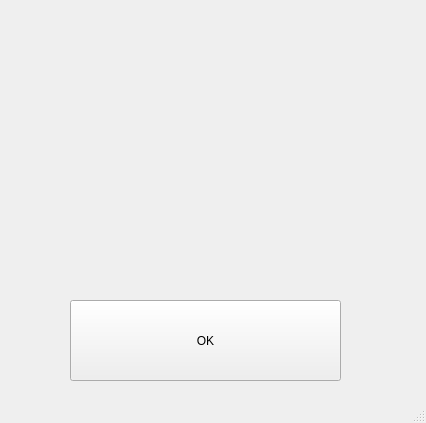
<?xml version="1.0" encoding="UTF-8"?>
<ui version="4.0">
 <class>MainWindow</class>
 <widget class="QMainWindow" name="MainWindow">
  <property name="geometry">
   <rect>
    <x>0</x>
    <y>0</y>
    <width>426</width>
    <height>423</height>
   </rect>
  </property>
  <property name="windowTitle">
   <string>MainWindow</string>
  </property>
  <widget class="QWidget" name="centralwidget">
   <widget class="QPushButton" name="pushButton">
    <property name="geometry">
     <rect>
      <x>70</x>
      <y>300</y>
      <width>271</width>
      <height>81</height>
     </rect>
    </property>
    <property name="text">
     <string>OK</string>
    </property>
   </widget>
   <widget class="QLabel" name="btn_label">
    <property name="geometry">
     <rect>
      <x>40</x>
      <y>30</y>
      <width>331</width>
      <height>241</height>
     </rect>
    </property>
    <property name="text">
     <string/>
    </property>
   </widget>
  </widget>
  <widget class="QStatusBar" name="statusbar"/>
 </widget>
 <resources/>
 <connections/>
</ui>
